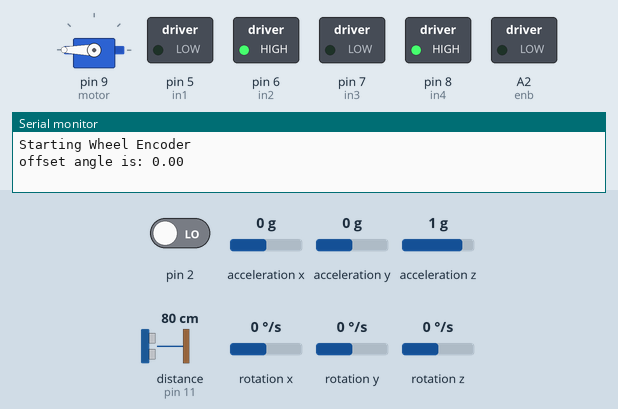
The sketch below on a simulated Arduino Uno, built with avr-gcc and run on an emulated ATmega328P. Parts: servo, switched loads named in the sketch (green lamp = pin HIGH), the last lines printed to the serial monitor. The test bench sets the inputs (shaded band); at power-on: distance to the obstacle (sensor on pin 11) 80 cm, pin 2 LOW, acceleration x 0 g, acceleration y 0 g, acceleration z 1 g, rotation x 0 °/s, rotation y 0 °/s, rotation z 0 °/s. The echo pulse lasts 58.3 µs per cm; pins used as bus, display or sensor lines are not drawn.

Above: at 3.0 s.
3.1 s: distance to the obstacle (sensor on pin 11) set to 2 cm
At 9.8 s:
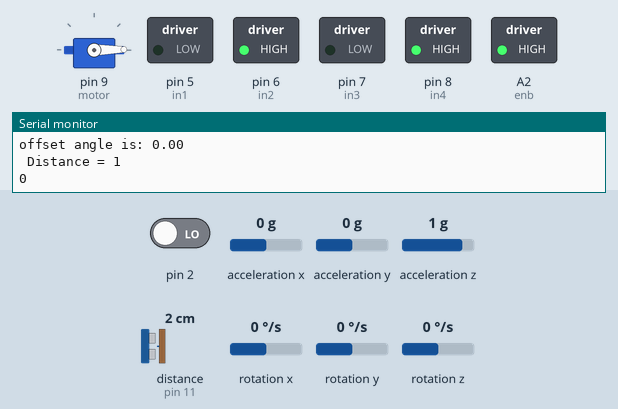
9.9 s: distance to the obstacle (sensor on pin 11) set to 120 cm
At 14.8 s:
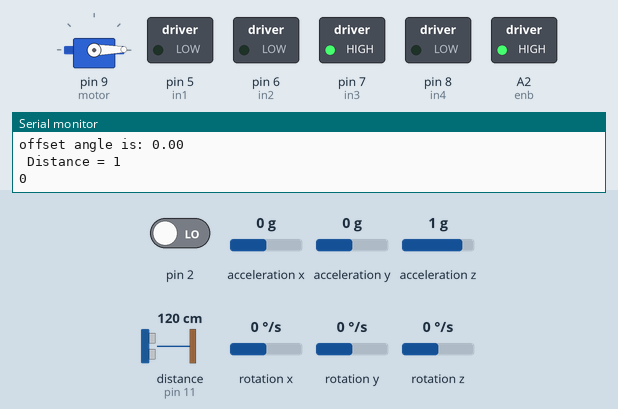
Timing chart, 0 to 26.8 s (numbered marks = the images above; inputs shaded):
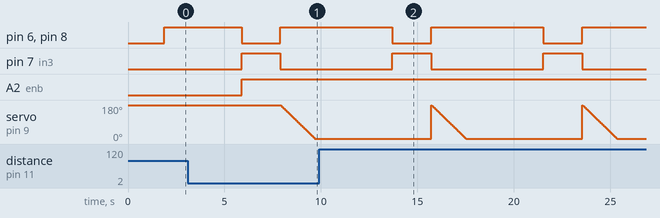

The sketch:

final_project_2.ino
```cpp
#define outputA;
#include<Servo.h>
Servo motor;
#include <MPU6050_tockn.h>
#include <Wire.h>
#include<math.h>
MPU6050 mpu6050(Wire);
int p = 0;
int in1 = 5;
int in2 = 6;
int in3 = 7;
int in4 = 8;
int ena = A1;
int enb = A2;
int trig = 12;
int echo = 11;
volatile int count = 0;
float wheelDiameter = 6.6;
float numberOfSlots = 20;
float distancePerTick = PI * wheelDiameter / numberOfSlots;
float distance;
float theta = 0.0000;
float angle_offset = 0.0000;

void setup() {
  // put your setup code here, to run once:
  motor.attach(9);
  motor.write(180);
  pinMode(trig, OUTPUT);
  pinMode(echo, INPUT);
  pinMode(in1, OUTPUT);
  pinMode(in2, OUTPUT);
  pinMode(in3, OUTPUT);
  pinMode(in4, OUTPUT);
  Serial.begin(115200);
  Serial.println("Starting Wheel Encoder");
  attachInterrupt(digitalPinToInterrupt (2), readEncoder, CHANGE);
  for (int i = 0; i < 1000; i++) {
    mpu6050.update();

    angle_offset += mpu6050.getAngleZ();
  }
  angle_offset = angle_offset / 1000.00;
  Serial.println("");
  Serial.print("offset angle is: ");
  Serial.println(angle_offset);

}

void loop() {
  // put your main code here, to run repeatedly:
  goFoward();
  delay(4000);
  turnRight();
  delay(2000);
  getAngle();
  if (theta = 180) {
    goFoward();
  }
  digitalWrite(trig, HIGH);
  delay(2);
  digitalWrite(trig, LOW);
  int period = pulseIn(echo, HIGH);
  int distance = (period / 2) / 29.1;
  Serial.print(" Distance = ");
  Serial.println(distance);
  distance = count * distancePerTick;
  Serial.print(distance);
  for (p = 0; p > 180; p++) {
    motor.write(p);
    delay(10);
  }
  for (p = 180 ; p > 0; p--) {
    motor.write(p);
    delay(10);
  }

}
void readEncoder() {
  count++;
}
void turnRight() {
  digitalWrite(in1, LOW);
  digitalWrite(in2, LOW);
  digitalWrite(in3, HIGH);
  digitalWrite(in4, LOW);
  analogWrite(enb, 150);
}
void turnLeft() {
  digitalWrite(in1, HIGH);
  digitalWrite(in2, LOW);
  digitalWrite(in3, LOW);
  digitalWrite(in4, LOW);
  analogWrite(ena, 150);
}
void getAngle() {
  mpu6050.update();
  float theta = 90 + mpu6050.getAngleZ() - angle_offset;
  theta = radians(theta);
  float aa = int(100 * theta) % 628;
  theta = aa / 100;
  theta = degrees(theta);
  return theta;
}
void goFoward() {
  digitalWrite(in1, LOW);
  digitalWrite(in2, HIGH);
  digitalWrite(in3, LOW);
  digitalWrite(in4, HIGH);
}

void Stop() {
  digitalWrite(in1, LOW);
  digitalWrite(in2, LOW);
  digitalWrite(in3, LOW);
  digitalWrite(in4, LOW);
}
```

Measured:
- by itself, pin 6 (in2), pin 8 (in4): alternates HIGH for 5.8 s and LOW for 2.0 s
- by itself, pin 7 (in3): alternates HIGH for 2.0 s and LOW for 5.8 s
- by itself, servo on pin 9 (motor): ramps from 179° to 1° and jumps back, once every 7.8 s
